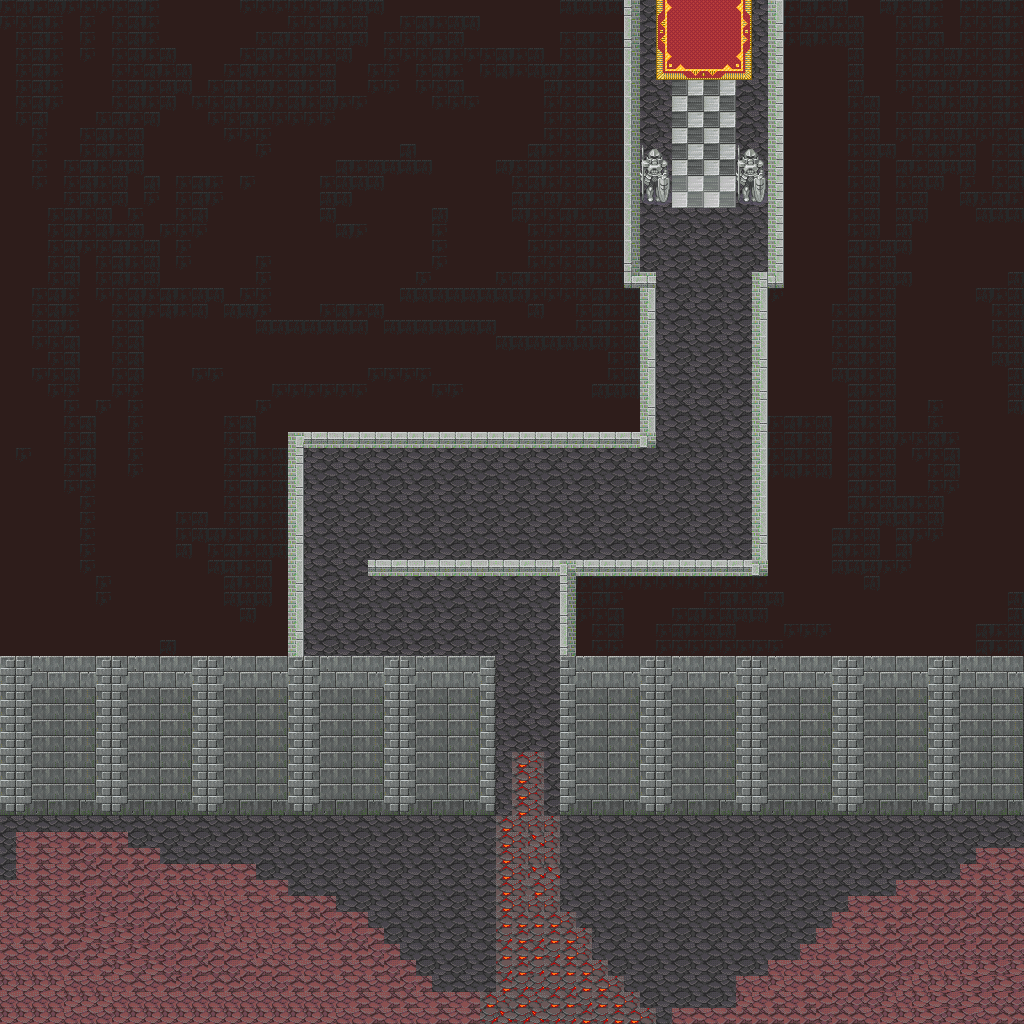

Tiled map render using the project's own tile images. Description and the map definition, with tile-layer contents summarised, below:
An orthogonal 64x64 tile map with 16x16 px tiles, 3 tile layers (Background, Ground, Decoration), 2 tilesets and 15 objects (OVERWORLD, START_LOC).

<map version="1.0" orientation="orthogonal" renderorder="right-down" width="64" height="64" tilewidth="16" tileheight="16" nextobjectid="20">
 <tileset firstgid="1" name="ground" tilewidth="16" tileheight="16" tilecount="2048">
  <image source="textures/ground.png" width="2048" height="256" />
 </tileset>
 <tileset firstgid="2049" name="tilesets" tilewidth="16" tileheight="16" tilecount="8192">
  <image source="textures/tilesets.png" width="1024" height="2048" />
 </tileset>
 <layer name="Background" width="64" height="64">
  <data>[4096 cells, 4096 non-empty, 41 distinct tile ids]</data>
 </layer>
 <layer name="Ground" width="64" height="64">
  <data>[4096 cells, 134 non-empty, 17 distinct tile ids]</data>
 </layer>
 <layer name="Decoration" width="64" height="64">
  <data>[4096 cells, 678 non-empty, 70 distinct tile ids]</data>
 </layer>
 <objectgroup name="Collision">
  <object id="1" x="-1.33333" y="686.667" width="496" height="130.667" />
  <object id="2" x="561.333" y="694.667" width="461.333" height="117.333" />
  <object id="3" x="556" y="558.667" width="21.3333" height="136" />
  <object id="4" x="365.333" y="554.667" width="192" height="20" />
  <object id="5" x="580" y="552" width="185.333" height="21.3333" />
  <object id="6" x="286.667" y="430.667" width="16" height="262.667" />
  <object id="7" x="284" y="426.667" width="373.333" height="21.3333" />
  <object id="8" x="752" y="272" width="14.6667" height="300" />
  <object id="9" x="770.667" y="-2.66667" width="14.6667" height="289.333" />
  <object id="10" x="622.667" y="-9.33333" width="14.6667" height="294.667" />
  <object id="12" x="637.333" y="268" width="17.3333" height="180" />
  <object id="13" x="637.333" y="170.667" width="32" height="33.3333" />
  <object id="14" x="737.333" y="173.333" width="33.3333" height="33.3333" />
 </objectgroup>
 <objectgroup name="Spawns" />
 <objectgroup name="Portals">
  <object id="17" name="OVERWORLD" x="498.667" y="989.333" width="132" height="34.6667">
   <properties>
    <property name="targetX" value="24" />
    <property name="targetY" value="22" />
   </properties>
  </object>
  <object id="19" name="START_LOC" x="509" y="900" width="34" height="34" />
 </objectgroup>
</map>